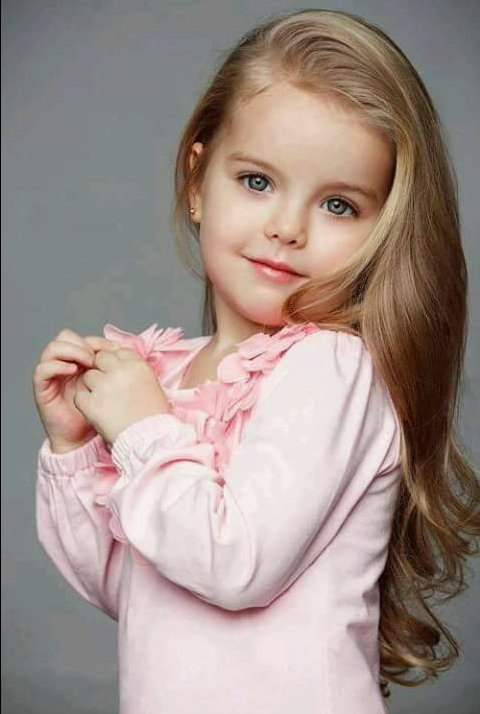
#> input picture pic2.png, 480 x 714 px, found by its file name
$ python Chapter_9.py
#> lines starting #> are read from the running program, lines starting #| are printed output that depends on the picture; after the words box and inside, x2 and y2 are one past the last pixel; in counts of white or black regions, pixels touching at a corner belong together
# FACE DETECTION #

import cv2

# LOAD DEFAULT CASCADE
faceCascade = cv2.CascadeClassifier("Resources/haarcascade_frontalface_default.xml")
# LOAD INPUT IMAGE
img = cv2.imread("Resources/pic2.png")
#> img is the input picture: shape (714, 480, 3); mean B, G, R 137.3, 144, 158.8
cv2.imshow("Actual Image",img)
# CONVERT INTO GRAY IMAGE
imgGray = cv2.cvtColor(img,cv2.COLOR_BGR2GRAY)
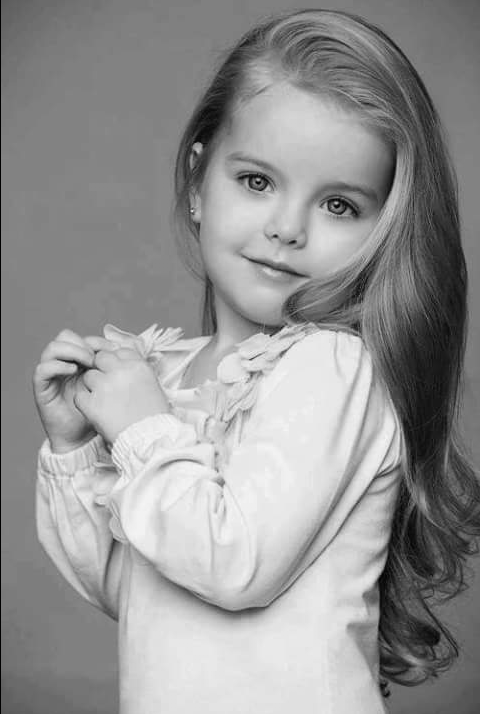
#> imgGray: shape (714, 480); min 0, max 248, mean 147.7
# FIND FACES IN THE IMAGE
faces = faceCascade.detectMultiScale(imgGray,1.1,1)
#> faces = [[176, 99, 239, 239]]
# DRAW RECTANGLE AROUND DETECTED FACES
for (x,y,w,h) in faces:
     img2 = cv2.rectangle(img,(x,y),(x+w,y+h),(255,0,0),2)
#> this loop made 1 pass

# SHOW IMAGE
cv2.imshow("Face Detected Image",img2)
cv2.waitKey(0)

$ run again, with pic1.png copied over pic2.png
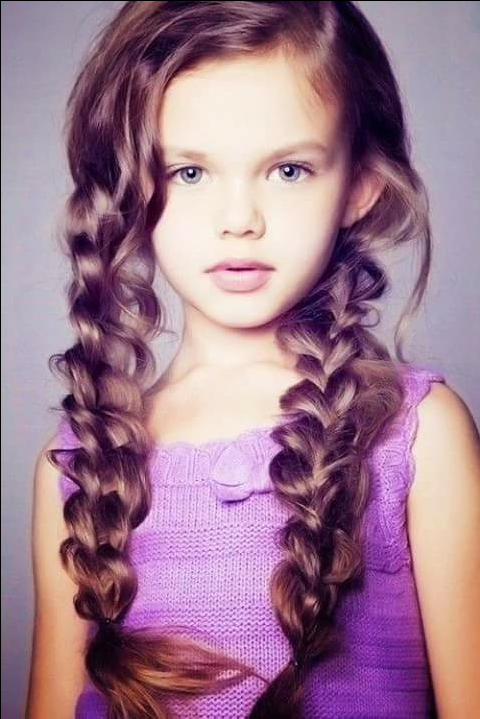
#> input picture pic1.png, 480 x 719 px, found by its file name
#> img is the input picture: shape (719, 480, 3); mean B, G, R 142.7, 122, 159.1
#> `imgGray = cv2.cvtColor(img,cv2.COLOR_BGR2GRAY)`:
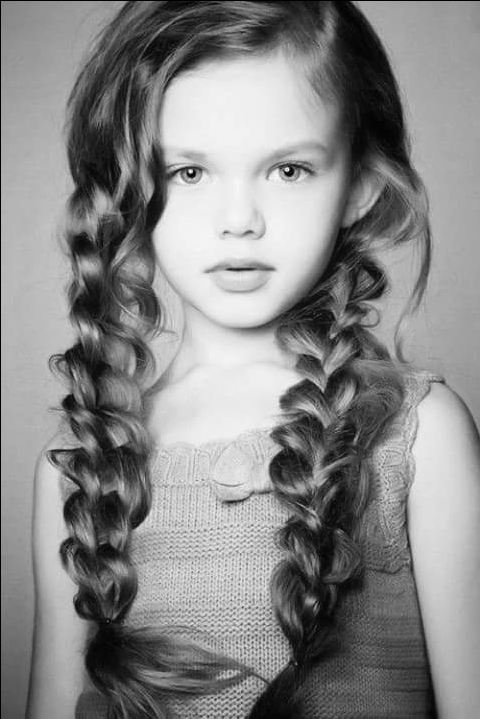
#> imgGray: shape (719, 480); min 0, max 252, mean 135.5
#> faces = [[373, 505, 31, 31], [358, 571, 65, 65], [27, 463, 130, 130], [24, 190, 145, 145], [11, 313, 138, 138], [32, 410, 140, 140], [123, 79, 242, 242]]
#> the loop `for (x,y,w,h) in faces:` made 7 passes
#> after the loop `for (x,y,w,h) in faces:`:
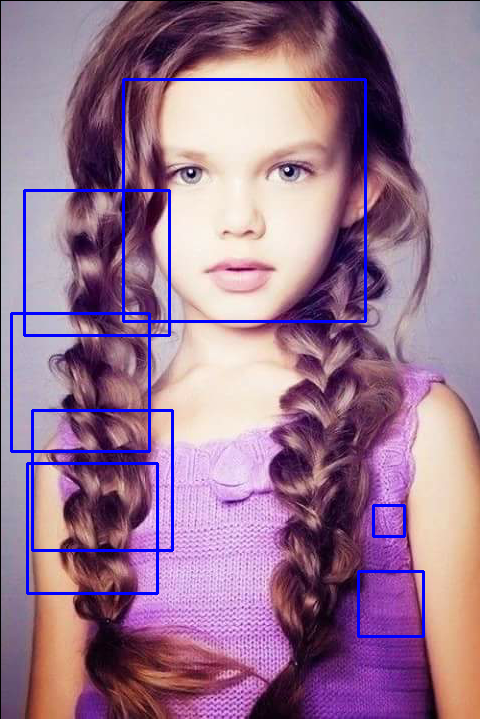
#> img: shape (719, 480, 3); 3.06% of pixels changed, all inside (x1, y1, x2, y2) = (10, 78, 425, 638)
